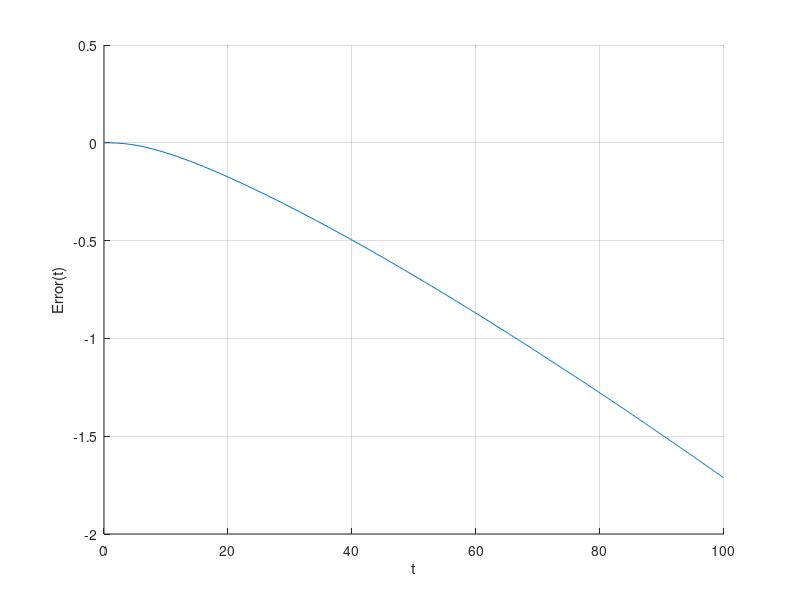

The MATLAB source for this figure:
clc; clear all; close all;

%Constants
m = 10;
k = 0.01;      %Slope of acceleration curve

%Initial data
y0 = 0;      %Initial position
y = y0;         %Initialize pos
yDot0 = 0;      %Initial velocity
yDot = yDot0;   %Initializes velocity

%Adaptive dt settings
dt = 1;         %First time step, will converge on a good timestep if too high
correctionCount = 0;
maxStep = 0.01;
%Initialize last known good values
yPrev = y0;
yDotPrev = yDot0;
yDotDotPrev = 0;
idxPrev = 1;
tPrev = 0;

%Time data
t = 0;          %Initial t = 0
tEnd = 100;
idx = 1;        %Index for storing plot

%Time loop
while t < tEnd
  %Analytic expressino
  ya(idx) = y0-k/6/m+yDot0*t+k/6/m*t^3;
    
  %Acceleration of man
  yDotDot = (k*t)/m;
   
  %Save plot data
  tPlot(idx) = t;
  yPlot(idx) = y;
  yDotPlot(idx) = yDot;
  yDotDotPlot(idx) = yDotDot;
  dtPlot(idx) = dt;
  
  %If step is too large, go back 1 timestep, reduce dt.
  if abs(yDotDot)*dt > 1.1*maxStep    
    %Set to last good values
    y = yPrev;
    yDot = yDotPrev;
    idx = idxPrev;
    t = tPrev;
    
    %Reduce dt
    dt = dt*0.8;
    correctionCount = correctionCount + 1;
  else
    %Last known good values
    yPrev = y;
    yDotPrev = yDot;
    yDotDotPrev = yDotDot;
    idxPrev = idx;
    tPrev = t;
    
    %%THIS STEP MIGHT NOT BE ACCURATE, THERFORE GOOD VALUES ARE BEFORE THIS%%
    
    %Update state variables
    y = y + yDot*dt;
    yDot = yDot + yDotDot*dt;
    
    %Update time data
    t = t + dt;
    idx = idx + 1;
    
    %Adjust dt to keep stepsize the same
    if abs(yDotDot)*dt > maxStep
      dt = dt*0.95;
    else
      dt = dt*1.05;
    end
  end
  %Break out of loop if t is above tEnd
  if t > tEnd
    break
  end
end

%Plot error between numerical and analytical solution
hold on;
grid on;

%Error
plot(tPlot,yPlot-ya);

%Position
%plot(tPlot,ya);

%dt
%plot(tPlot,dtPlot);

xlabel('t');
ylabel('Error(t)');

correctionCount